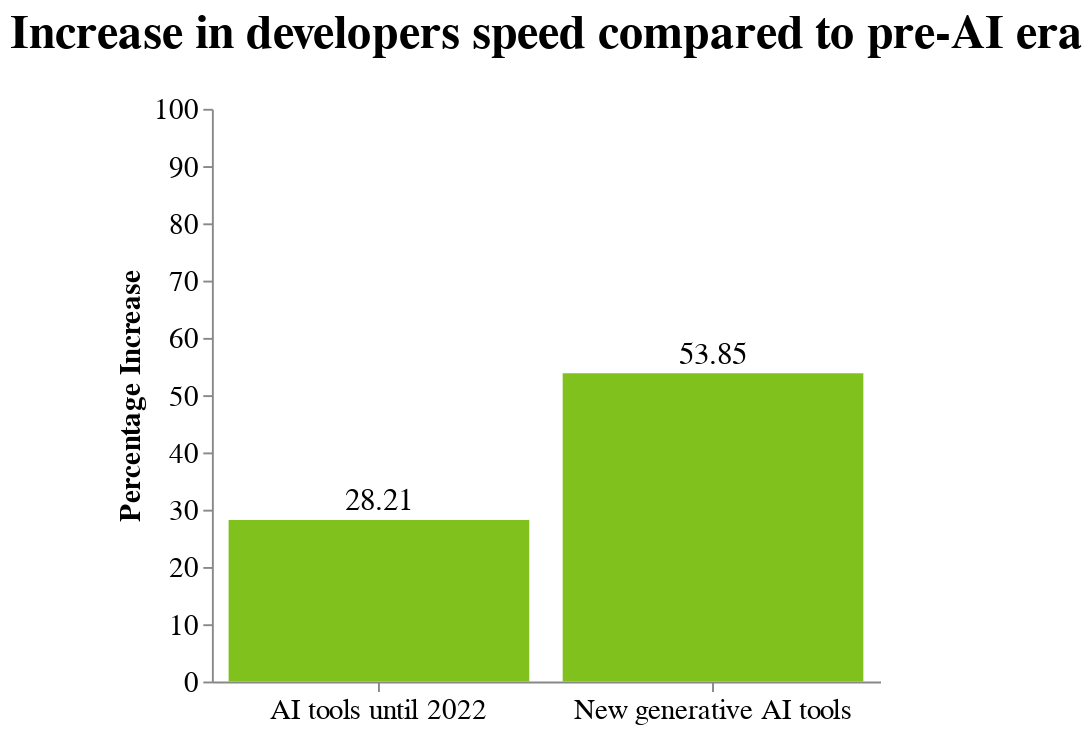

Notebook source saved alongside this figure:
### Code cell
base = alt.Chart(df[~mask]).encode(
    y=alt.Y('perc_increase', scale=alt.Scale(domain=[0,100]), title='Percentage Increase'),
    x=alt.X('categories', sort='y',title='', axis=alt.Axis(labelAngle=0)),
    text=alt.Text('perc_increase:Q', format='.02f'),
).properties(
    title='Increase in developers speed compared to pre-AI era',
    width=350
)

chart = base.mark_bar(color=iColor) + base.mark_text(dy=-10,fontSize=16)

chart.configure_axis(
        labelFontSize=labelFontSize,
        titleFontSize=15,
        grid=False
    ).configure_title(fontSize=fontSize,offset=20
    ).configure_view(strokeWidth=0)

### Figure 1 — Vega-Lite specification as saved in the notebook (floating-point values rounded to 4 significant figures)
{"config": {"view": {"continuousWidth": 400, "continuousHeight": 300, "strokeWidth": 0}, "axis": {"grid": false, "labelFontSize": 15, "titleFontSize": 15}, "title": {"fontSize": 25, "offset": 20}}, "layer": [{"mark": {"type": "bar", "color": "#80C11E"}, "encoding": {"text": {"field": "perc_increase", "format": ".02f", "type": "quantitative"}, "x": {"axis": {"labelAngle": 0}, "field": "categories", "sort": "y", "title": "", "type": "nominal"}, "y": {"field": "perc_increase", "scale": {"domain": [0, 100]}, "title": "Percentage Increase", "type": "quantitative"}}, "title": "Increase in developers speed compared to pre-AI era", "width": 350}, {"mark": {"type": "text", "dy": -10, "fontSize": 16}, "encoding": {"text": {"field": "perc_increase", "format": ".02f", "type": "quantitative"}, "x": {"axis": {"labelAngle": 0}, "field": "categories", "sort": "y", "title": "", "type": "nominal"}, "y": {"field": "perc_increase", "scale": {"domain": [0, 100]}, "title": "Percentage Increase", "type": "quantitative"}}, "title": "Increase in developers speed compared to pre-AI era", "width": 350}], "data": {"name": "data-d908d0cce4f02fca881b3cf2c76c4fe9"}, "$schema": "https://vega.github.io/schema/vega-lite/v4.17.0.json", "datasets": {"data-d908d0cce4f02fca881b3cf2c76c4fe9": [{"categories": "AI tools until 2022", "hours": 56, "perc_increase": 28.21}, {"categories": "New generative AI tools", "hours": 36, "perc_increase": 53.85}]}}
